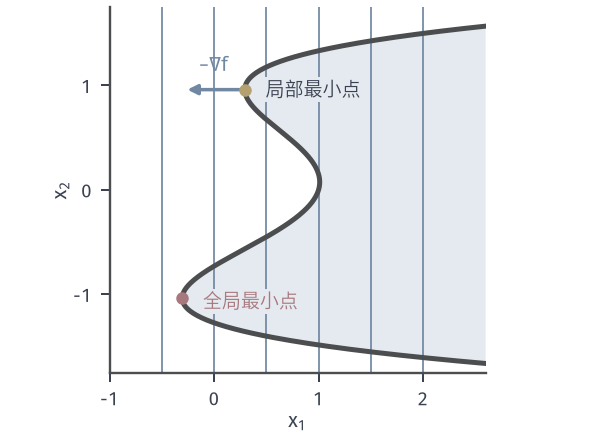

Recreate this plot in Python.
from pathlib import Path
import sys
sys.path.insert(0, str(Path(__file__).resolve().parents[1]/"kkt-common"))
from kkt_fig import *
HERE = Path(__file__).resolve().parent
# min x1 subject to x1 >= w(x2), w(y)=(y^2-1)^2+0.3*y: two wells give a local and a global minimizer.
fig, ax = figure(width_mm=84, height_mm=62)
w = lambda y: (y*y-1)**2+.3*y
wp = lambda y: 4*y*(y*y-1)+.3
def newton(y):
    for _ in range(40): y -= wp(y)/(12*y*y-4)
    return y
y1, y2 = newton(1.), newton(-1.)
ys = np.linspace(-1.75, 1.75, 500)
xl, yl = (-1.0, 2.6), (-1.75, 1.75)
ax.fill_betweenx(ys, w(ys), xl[1], where=w(ys) <= xl[1], facecolor=BLUE_FILL, edgecolor='none', zorder=1)
ax.plot(w(ys), ys, color=EDGE, lw=2.0, zorder=3)
for v in (-.5, 0, .5, 1, 1.5, 2): ax.axvline(v, color=BLUE, lw=.7, zorder=1.5)
setup(ax, xl, yl, range(-1, 3), [-1, 0, 1])
dot(ax, (w(y2), y2)); dot(ax, (w(y1), y1), YELLOW)
ax.text(w(y2)+.2, y2-.03, '全局最小点', color=RED, fontsize=7.5, va='center', bbox=dict(fc=BLUE_FILL, ec='none', pad=1), zorder=6)
ax.text(w(y1)+.2, y1-.0, '局部最小点', color=INK, fontsize=7.5, va='center', bbox=dict(fc=BLUE_FILL, ec='none', pad=1), zorder=6)
arrow(ax, (w(y1), y1), (w(y1)-.55, y1), color=BLUE)
ax.text(w(y1)-.3, y1+.18, '$-\\nabla f$', color=BLUE, fontsize=8, ha='center')
save(fig, HERE, 'figure', {'local': [float(w(y1)), float(y1)], 'global': [float(w(y2)), float(y2)]})
print(w(y1), y1, w(y2), y2)
